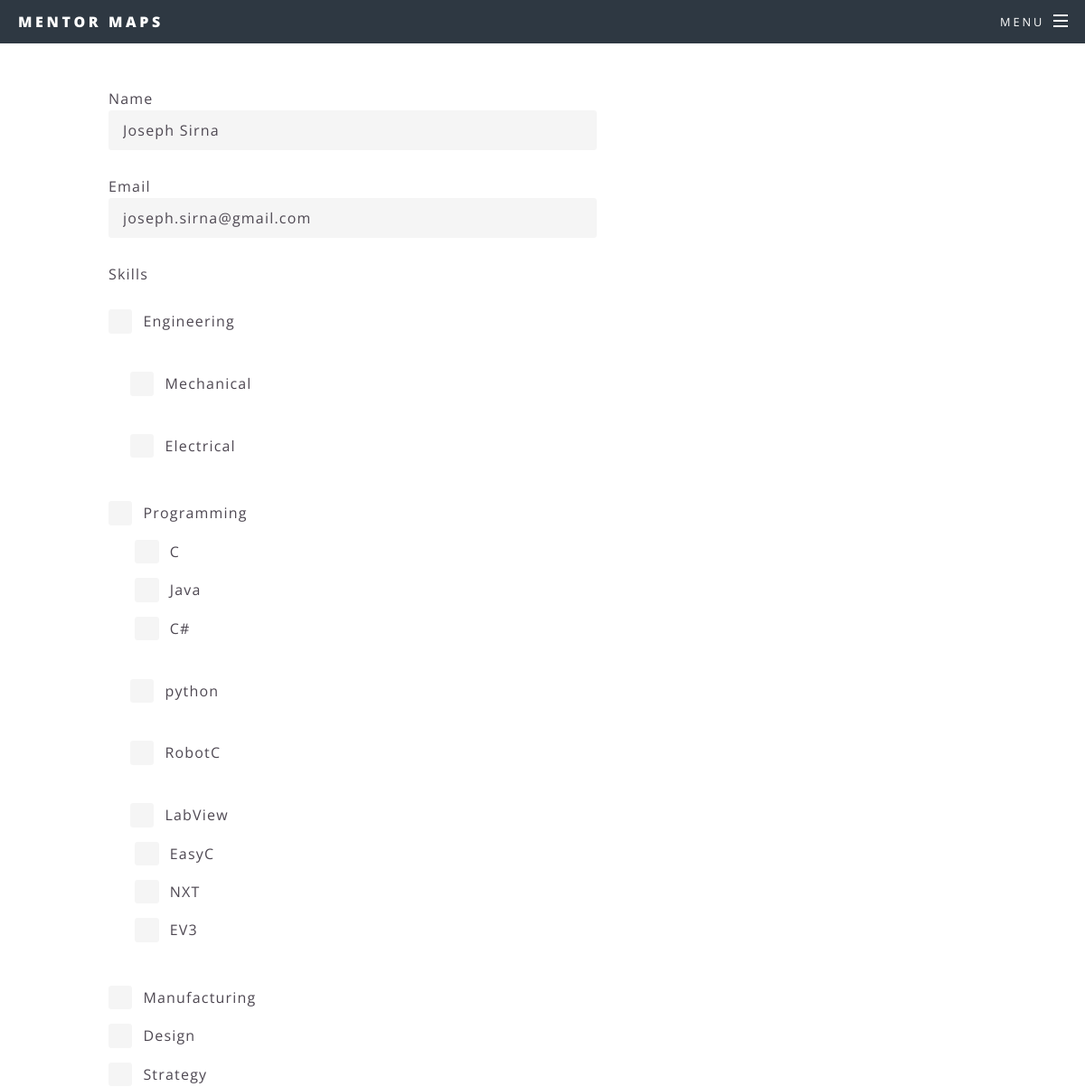
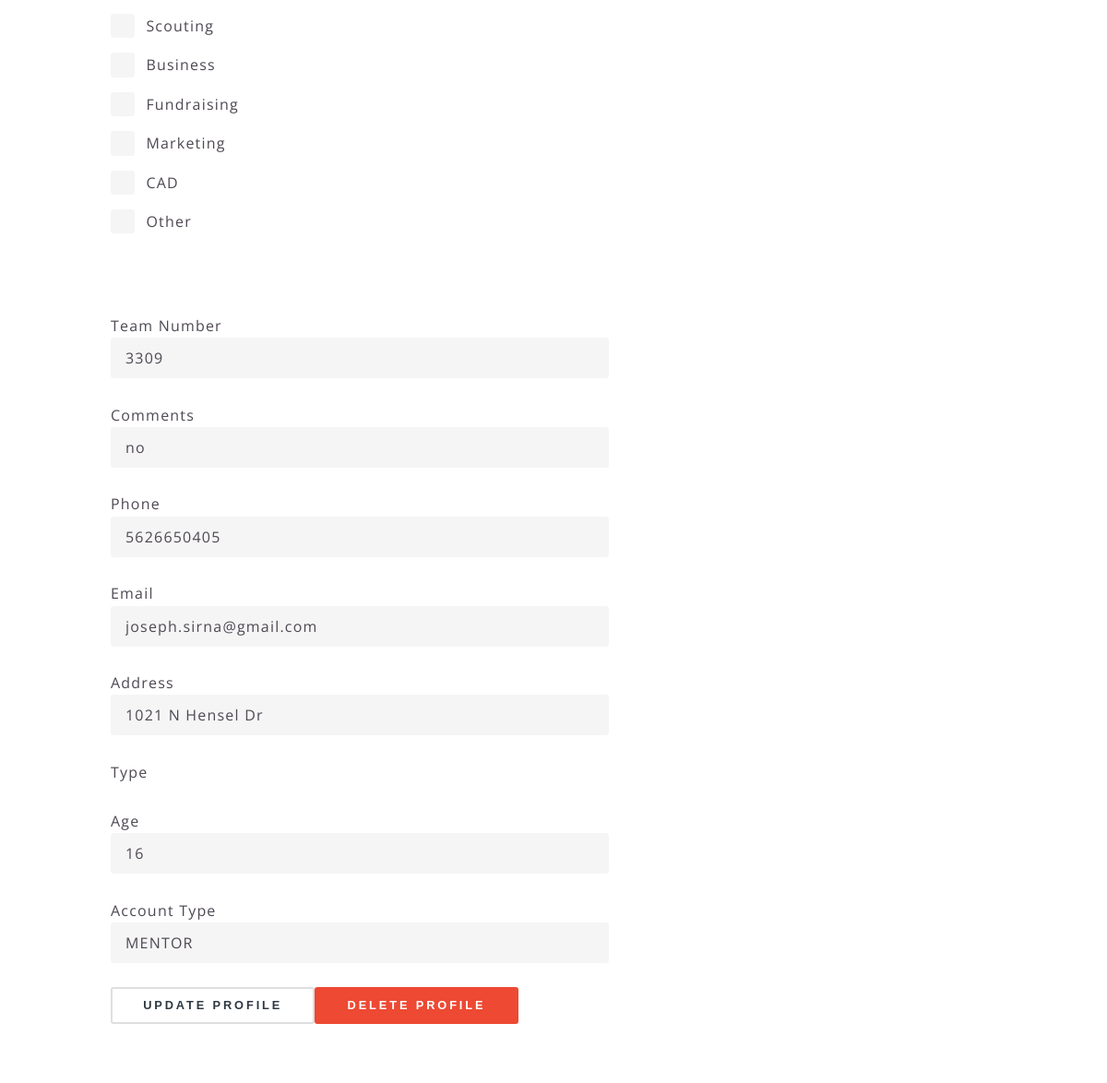
Page /edit.php?p=joseph.sirna@gmail.com (signed in) on the earlier database version (2 pictures, top to bottom).
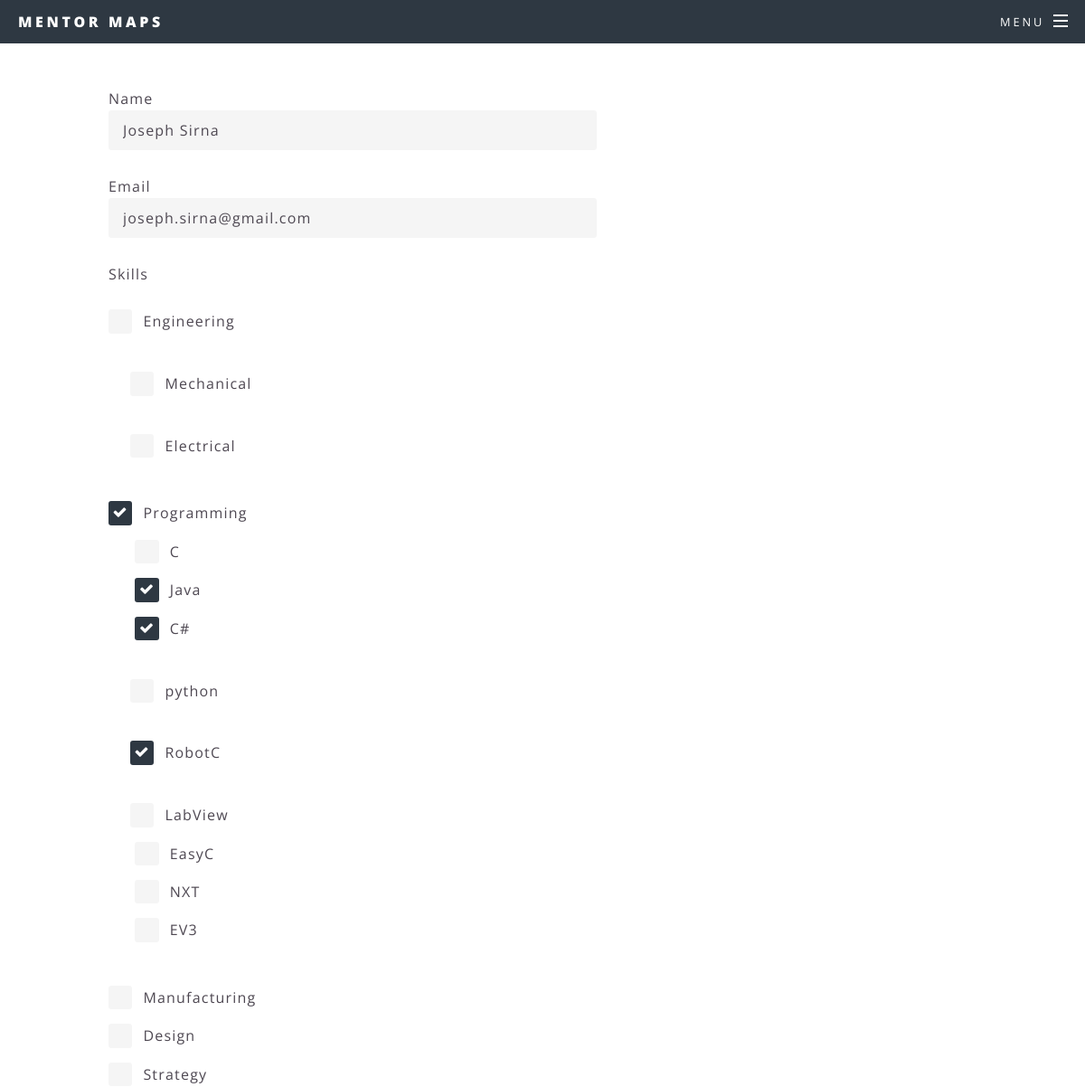
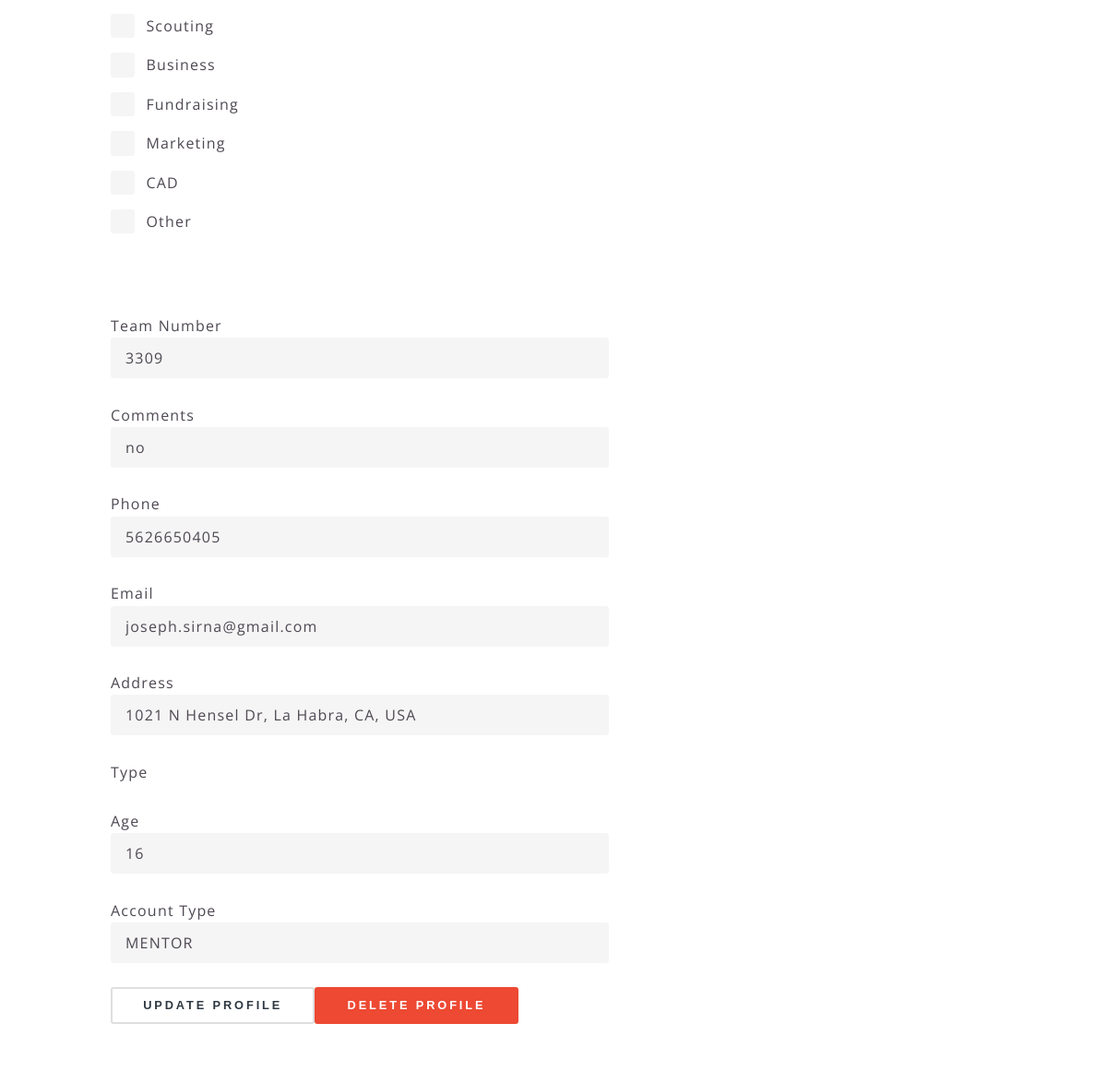
Same page on the later database version (2 pictures, top to bottom).
### tables this page shows
CREATE TABLE IF NOT EXISTS `data` (
  `NAME` varchar(100) DEFAULT NULL,
  `SKILLS_JSON` varchar(999) DEFAULT NULL,
  `TEAM_NUMBER` varchar(100) DEFAULT NULL,
  `COMMENTS` varchar(200) DEFAULT NULL,
  `PHONE` varchar(100) DEFAULT NULL,
  `EMAIL` varchar(100) DEFAULT NULL,
  `ADDRESS` varchar(100) DEFAULT NULL,
  `TYPE` varchar(100) DEFAULT NULL,
  `AGE` varchar(100) DEFAULT NULL,
  `ACCOUNT_TYPE` varchar(6) DEFAULT NULL
);

### core.php (called while the page is built, shortened)
<?php
function echoHeader(){
    include "./pages/header.php";
}
?>

### edit.php (the view, shortened to what this page needs)
<?php
    require "./core.php";
    function showEditPage(){
        require "./db.php";
        $result=$db->query("SELECT * FROM `data` WHERE EMAIL = '".$_GET['p']."'");
        $name = "";
        $team_number = "";
        $comments = "";
        $phone = "";
        $email = "";
        $address = "";
        $age = "";
        $account_type = "";
        while($i=mysqli_fetch_assoc($result)){
            $name = $i['NAME'];
            $team_number = $i['TEAM_NUMBER'];
            $comments = $i['COMMENTS'];
            $phone = $i['PHONE'];
            $email = $i['EMAIL'];
            $address = $i['ADDRESS'];
            $age = $i['AGE'];
            $account_type = $i['ACCOUNT_TYPE'];
        }
        echoHeader();
        ?>
        <article id="editprofile-article">
            <section class="wrapper style5" style="padding-left:10%;">
                <div class="6u 12u$(small)">
                Name
                    <input id="name" name="NAME"type="text" placeholder="name" value="<?php echo $name; ?>"/>
                </div>
                <br />
                <div class="6u 12u$(small)">
                Email
                    <input id="readonly1" type="text" value="<?php echo $email; ?>" readonly>
                </div>
                <br />
                <div class="3u 12u$(small)">
                Skills
                <br />
                <br />
                </div>
                <br />
                <div class="6u 12u$(small)">
                Team Number
                    <input id="team_number" name="TEAM_NUMBER" type="text" placeholder="team_number" value="<?php echo $team_number; ?>"/>
                </div>
                <br />
                <div class="6u 12u$(small)">
                Comments
                    <input id="comments" name="COMMENTS" type="text" placeholder="comments" value="<?php echo $comments; ?>"/>
                </div>
                <br />
                <div class="6u 12u$(small)">
                Phone
                    <input id="phone" name="PHONE" type="text" placeholder="phone" value="<?php echo $phone; ?>"/>
                </div>
                <br />
                <div class="6u 12u$(small)">
                Email
                    <input id="email" name="EMAIL" type="text" placeholder="email" value="<?php echo $email; ?>"/>
                </div>
                <br />
                <div class="6u 12u$(small)">
                Address
                    <input id="address" name="ADDRESS" type="text" placeholder="address" value="<?php echo $address; ?>"/>
                </div>
                <br />
                <div class="6u 12u$(small)">
                Type
                </div>
                <br />
                <div class="6u 12u$(small)">
                Age
                    <input id="age" name="AGE" type="text" placeholder="age" value="<?php echo $age; ?>"/>
                </div>
                <br />
                <div class="6u 12u$(small)">
                Account Type
                    <input id="readonly2" type="text" placeholder="account_type" value="<?php echo $account_type; ?>" readonly/>
                </div>
                <br />
                <div class="6u 12u$(small)">
                    <button onclick="submit();">Update Profile</button><div class='notifier' class="notifier" style='display:none'>Profile Updated</div><button onclick="del();" class="button special">Delete Profile</button>
                </div>
            </section>
        </article>
        <?php
    }
    if($_SERVER['REQUEST_METHOD'] == 'POST'){
        require "./logincheck.php";
        require "./db.php";
        checkIfUserLoggedIn($_POST['userToUpdate']);
        $session_email = $_SESSION['email'];
        $json_encoded_skills = json_encode(
                                    array(
                                        'skill-engineering' => $_POST['skill-engineering'],
                                        'engineering-desc'  => array(
                                                                            'engineering-mechanical' => $_POST['engineering-mechanical'],
                                                                            'engineering-electrical' => $_POST['engineering-electrical']),
                                        'skill-programming' => $_POST['skill-programming'],
                                        'skill-cad' => $_POST['skill-cad'],
                                        'programming-desc' => array(
                                                                            'programming-c' => $_POST['programming-c'],
                                                                            'programming-java' => $_POST['programming-java'],
                                                                            'programming-csharp' => $_POST['programming-csharp'],
                                                                            'programming-python' => $_POST['programming-python'],
                                                                            'programming-robotc' => $_POST['programming-robotc'],
                                                                            'programming-labview' => $_POST['programming-labview'],
                                                                            'programming-easyc' => $_POST['programming-easyc'],
                                                                            'programming-nxt' => $_POST['programming-nxt'],
                                                                            'programming-ev3' => $_POST['programming-ev3']),
                                        'skill-strategy' => $_POST['skill-strategy'],
                                        'skill-business' => $_POST['skill-business'],
                                        'skill-marketing' => $_POST['skill-marketing'],
                                        'skill-manufacturing' => $_POST['skill-manufacturing'],
                                        'skill-design' => $_POST['skill-design'],
                                        'skill-scouting' => $_POST['skill-scouting'],
                                        'skill-fundraising' => $_POST['skill-fundraising'],
                                        'skill-other' => $_POST['skill-other'],
                                        'skill-other-desc' => str_replace("<script", "im a dirty little hacker: ", mysql_escape_mimic($_POST['other-text-box']))
                                        ));
        $name = str_replace("<script", "im a dirty little hacker: ", mysql_escape_mimic($_POST['NAME']));
        $sql = "UPDATE `data` SET NAME = '$name' WHERE EMAIL = '$session_email'";
        $db->query($sql);
        $skills_json = $json_encoded_skills;
        $sql = "UPDATE `data` SET SKILLS_JSON = '$skills_json' WHERE EMAIL = '$session_email'";
        $db->query($sql);
        $team_number = str_replace("<script", "im a dirty little hacker: ", mysql_escape_mimic($_POST['TEAM_NUMBER']));
        $sql = "UPDATE `data` SET TEAM_NUMBER = '$team_number' WHERE EMAIL = '$session_email'";
        $db->query($sql);
        $comments = str_replace("<script", "im a dirty little hacker: ", mysql_escape_mimic($_POST['COMMENTS']));
        $sql = "UPDATE `data` SET COMMENTS = '$comments' WHERE EMAIL = '$session_email'";
        $db->query($sql);
        $phone = str_replace("<script", "im a dirty little hacker: ", mysql_escape_mimic($_POST['PHONE']));
        $sql = "UPDATE `data` SET PHONE = '$phone' WHERE EMAIL = '$session_email'";
        $db->query($sql);
        $address = str_replace("<script", "im a dirty little hacker: ", mysql_escape_mimic($_POST['ADDRESS']));
        $sql = "UPDATE `data` SET ADDRESS = '$address' WHERE EMAIL = '$session_email'";
        $db->query($sql);
        $age = str_replace("<script", "im a dirty little hacker: ", mysql_escape_mimic($_POST['AGE']));
        $sql = "UPDATE `data` SET AGE = '$age' WHERE EMAIL = '$session_email'";
        $db->query($sql);
        echo '<meta http-equiv="refresh" content="0;URL=./edit.php?p='.$session_email.'">';
    }else{
        showEditPage();
    }
?>

### pages/header.php (shortened to what this page needs)
<html>
	<head>
		<link rel="stylesheet" href="assets/css/main.css" />
	</head>
	<body class="landing">
			<div id="page-wrapper">
					<header id="header">
						<h1><a href="./index.php">Mentor Maps</a></h1>
						<nav id="nav">
							<ul>
								<li class="special">
									<a href="#menu" class="menuToggle"><span>Menu</span></a>
								</li>
							</ul>
						</nav>
					</header>

Differences in the rows shown:
changed data "Joseph Sirna": ADDRESS "1021 N Hensel Dr" → "1021 N Hensel Dr, La Habra, CA, USA"
